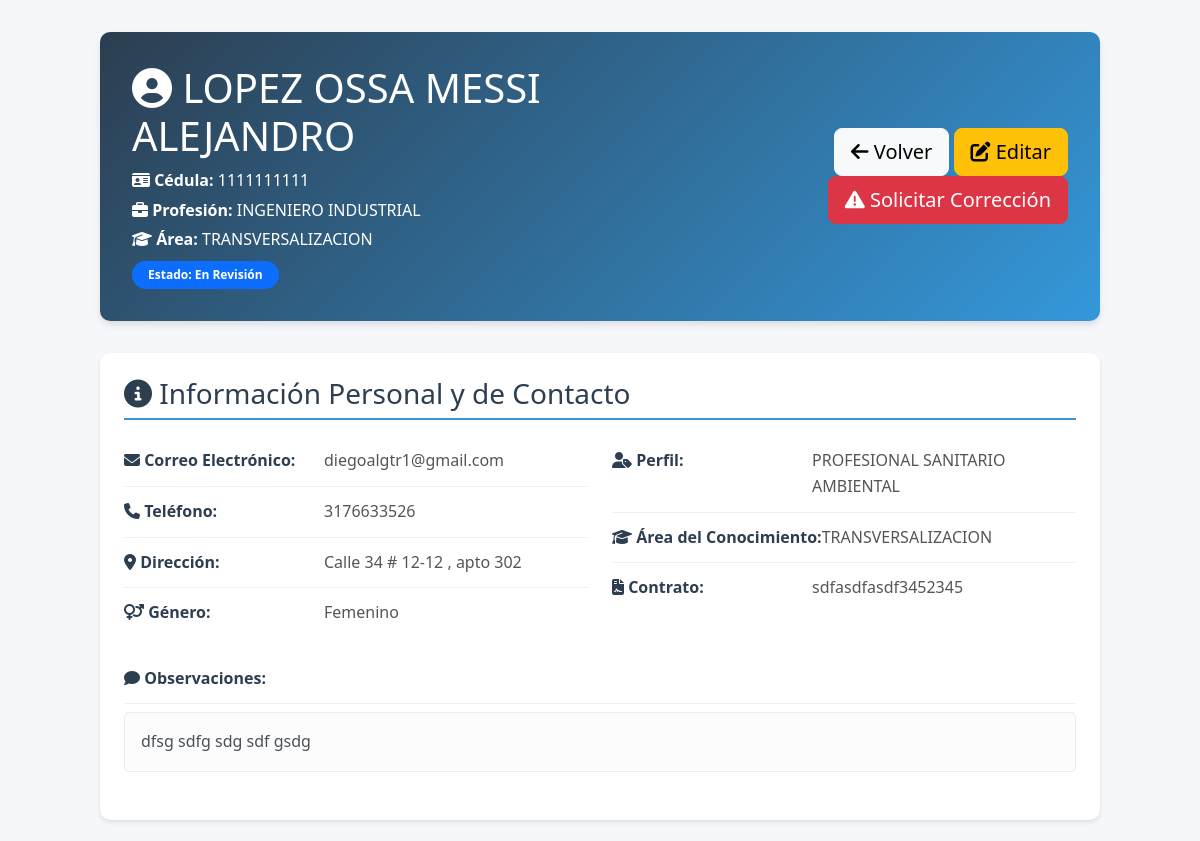
Before: /formapp/admin/applicants/25/ (signed in, upper part) with the older database file.
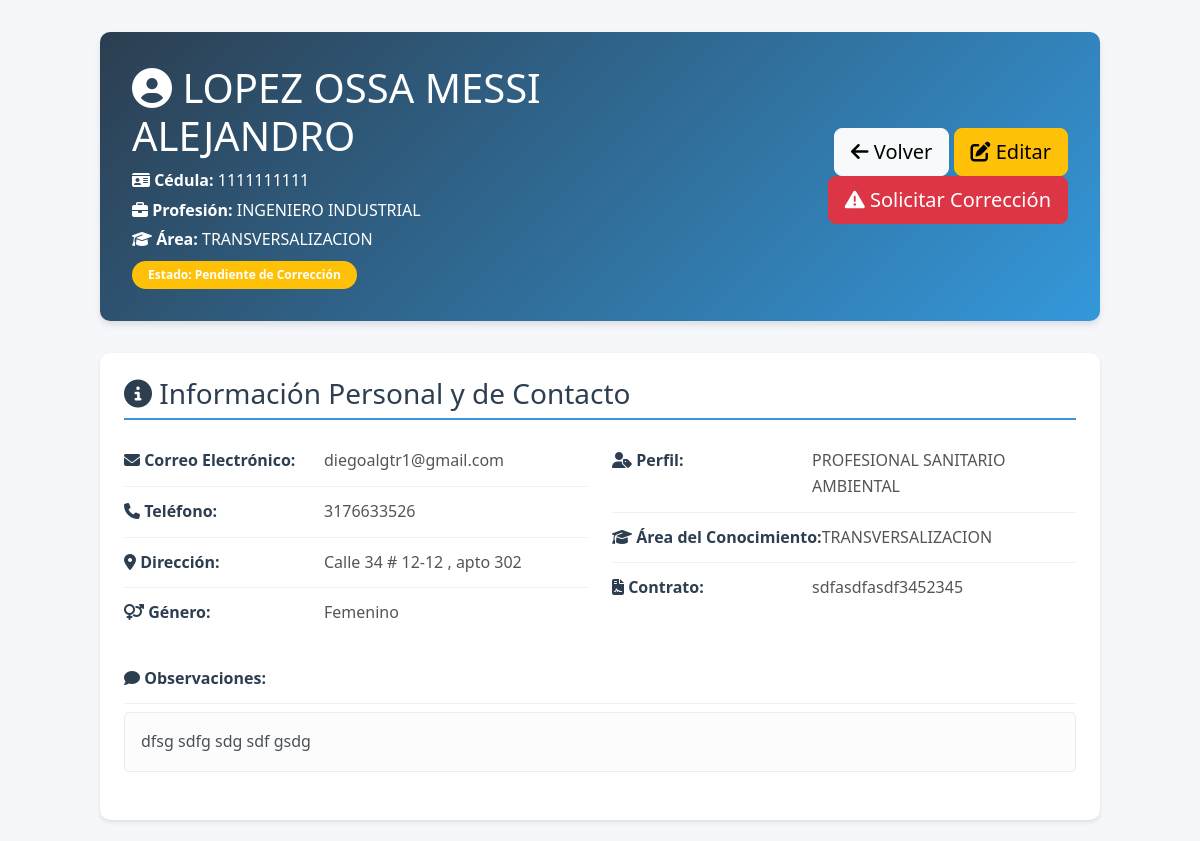
After: the same page with the newer database file.
### formapp/models.py (models this page shows, shortened)
class InformacionBasica(models.Model):
    ESTADO_CHOICES = [
        ('RECIBIDO', 'Recibido'),
        ('EN_REVISION', 'En Revisión'),
        ('PENDIENTE_CORRECCION', 'Pendiente de Corrección'),
        ('CORREGIDO', 'Corregido por Candidato'),
        ('VERIFICADO', 'Verificado / Aprobado'),
        ('RECHAZADO', 'Rechazado'),
    ]
    estado = models.CharField(
        max_length=50,
        choices=ESTADO_CHOICES,
        default='RECIBIDO',
        verbose_name='Estado del Proceso'
    )
    token_correccion = models.UUIDField(default=uuid.uuid4, editable=False, blank=True, null=True)
    token_expiracion = models.DateTimeField(blank=True, null=True, verbose_name='Expiración del Token')
    comentarios_correccion = models.TextField(
        blank=True,
        null=True,
        verbose_name='Comentarios de Corrección del Candidato',
        help_text='Explicación del candidato sobre qué información corrigió'
    )
    campos_a_corregir = models.JSONField(
        default=list,
        blank=True,
        verbose_name='Campos a Corregir',
        help_text='Lista de campos que el candidato debe corregir'
    )
    GENERO_CHOICES = [
        ('Femenino', 'Femenino'),
        ('Masculino', 'Masculino'),
        ('Otro', 'Otro'),
    ]
    AREA_CONOCIMIENTO_CHOICES = [
        ('JURIDICO', 'JURIDICO'),
        ('TECNICO', 'TECNICO'),
        ('TRANSVERSALIZACION', 'TRANSVERSALIZACION'),
        ('LIDERES', 'LIDERES'),
        ('PSICOLOGIA', 'PSICOLOGIA'),
        ('GESTION HUMANA', 'GESTION HUMANA'),
        ('SOCIAL', 'SOCIAL'),
        ('ADMINISTRATIVO Y FINANCIERO', 'ADMINISTRATIVO Y FINANCIERO'),
        ('SANEAMIENTO Y NUTRICIONAL - PROFESIONAL', 'SANEAMIENTO Y NUTRICIONAL - PROFESIONAL'),
        ('SANEAMIENTO Y NUTRICIONAL - TECNICO', 'SANEAMIENTO Y NUTRICIONAL - TECNICO'),
        ('COORDINADOR LOGISTICO', 'COORDINADOR LOGISTICO'),
        ('LIDER TECNICO', 'LIDER TECNICO'),
        ('FORMACION', 'FORMACION'),
        ('LIDER ADMINISTRATIVO Y FINANCIERO', 'LIDER ADMINISTRATIVO Y FINANCIERO'),
        ('SOSTENIBILIDAD', 'SOSTENIBILIDAD'),
        ('LOGISTICA', 'LOGISTICA'),
        ('COMUNICACIONES', 'COMUNICACIONES'),
        ('PLANEACION', 'PLANEACION'),
        ('PROFESIONAL ESPECIALIZADO DIRECTOR', 'PROFESIONAL ESPECIALIZADO DIRECTOR'),
        ('PROFESIONAL ADMINISTRATIVO', 'PROFESIONAL ADMINISTRATIVO'),
        ('PROFESIONAL CONTABLE', 'PROFESIONAL CONTABLE'),
        ('OTRO', 'OTRO'),
    ]
    PROFESION_CHOICES = [
        ('ABOGADO', 'ABOGADO'),
        ('ADMINISTRADOR AGROPECUARIO', 'ADMINISTRADOR AGROPECUARIO'),
        ('ADMINISTRADOR AMBIENTAL', 'ADMINISTRADOR AMBIENTAL'),
        ('ADMINISTRADOR DE EMPRESAS', 'ADMINISTRADOR DE EMPRESAS'),
        ('ADMINISTRADOR DE NEGOCIOS', 'ADMINISTRADOR DE NEGOCIOS'),
        ('ADMINISTRADOR PUBLICO', 'ADMINISTRADOR PUBLICO'),
        ('AUXILIAR CONTABLE Y FINANCIERO', 'AUXILIAR CONTABLE Y FINANCIERO'),
        ('BACHILLER', 'BACHILLER'),
        ('CONTADOR PUBLICO', 'CONTADOR PUBLICO'),
        ('INGENIERO AGROINDUSTRIAL', 'INGENIERO AGROINDUSTRIAL'),
        ('INGENIERO AGRONOMO', 'INGENIERO AGRONOMO'),
        ('INGENIERO DE ALIMENTOS', 'INGENIERO DE ALIMENTOS'),
        ('INGENIERO DE SISTEMAS', 'INGENIERO DE SISTEMAS'),
        ('INGENIERO INDUSTRIAL', 'INGENIERO INDUSTRIAL'),
        ('LICENCIADO EN ADMINISTRACION DE NEGOCIOS CON ENFASIS EN MERCADEO', 'LICENCIADO EN ADMINISTRACION DE NEGOCIOS CON ENFASIS EN MERCADEO'),
        ('LICENCIADO EN CIENCIAS RELIGIOSAS', 'LICENCIADO EN CIENCIAS RELIGIOSAS'),
        ('LICENCIADO EN EDUCACION BASICA', 'LICENCIADO EN EDUCACION BASICA'),
        ('LICENCIADO EN PEDAGOGIA INFANTIL', 'LICENCIADO EN PEDAGOGIA INFANTIL'),
        ('NORMALISTA SUPERIOR', 'NORMALISTA SUPERIOR'),
        ('NUTRICIONISTA DIETISTA', 'NUTRICIONISTA DIETISTA'),
        ('PROFESIONAL EN AGROINDUSTRIA', 'PROFESIONAL EN AGROINDUSTRIA'),
        ('PROFESIONAL EN FINANZAS Y NEGOCIOS INTERNACIONALES', 'PROFESIONAL EN FINANZAS Y NEGOCIOS INTERNACIONALES'),
        ('PSICOLOGO', 'PSICOLOGO'),
        ('SOCIOLOGO', 'SOCIOLOGO'),
        ('TECNICO EN ADMINISTRACION DE NEGOCIOS', 'TECNICO EN ADMINISTRACION DE NEGOCIOS'),
        ('TECNICO EN ASISTENCIA ADMINISTRATIVA', 'TECNICO EN ASISTENCIA ADMINISTRATIVA'),
        ('TECNICO EN ASISTENCIA Y ATENCION INTEGRAL A LA PRIMERA INFANCIA', 'TECNICO EN ASISTENCIA Y ATENCION INTEGRAL A LA PRIMERA INFANCIA'),
        ('TECNICO EN CONTABILIZACION DE OPERACIONES COMERCIALES Y FINANCIERAS', 'TECNICO EN CONTABILIZACION DE OPERACIONES COMERCIALES Y FINANCIERAS'),
        ('TECNICO EN GESTION DE SISTEMAS DE MANEJO AMBIENTAL', 'TECNICO EN GESTION DE SISTEMAS DE MANEJO AMBIENTAL'),
        ('TECNICO EN RECURSOS HUMANOS', 'TECNICO EN RECURSOS HUMANOS'),
        ('TECNICO LABORAL EN AUXILIAR ADMINISTRATIVO', 'TECNICO LABORAL EN AUXILIAR ADMINISTRATIVO'),
        ('TECNICO LABORAL EN CHEF', 'TECNICO LABORAL EN CHEF'),
        ('TECNICO LABORAL EN CONTABILIDAD Y FINANZAS', 'TECNICO LABORAL EN CONTABILIDAD Y FINANZAS'),
        ('TECNICO LABORAL EN SECRETARIADO ADMINISTRATIVO Y GERENCIAL', 'TECNICO LABORAL EN SECRETARIADO ADMINISTRATIVO Y GERENCIAL'),
        ('TECNICO LABORAL POR COMPETENCIAS EN CONTABILIDAD GENERAL SISTEMATIZADA', 'TECNICO LABORAL POR COMPETENCIAS EN CONTABILIDAD GENERAL SISTEMATIZADA'),
        ('TECNICO PROFESIONAL EN INGENIERIA DE SISTEMAS', 'TECNICO PROFESIONAL EN INGENIERIA DE SISTEMAS'),
        ('TECNICO PROFESIONAL EN PROCESAMIENTO DE ALIMENTOS', 'TECNICO PROFESIONAL EN PROCESAMIENTO DE ALIMENTOS'),
        ('TECNOLOGO EN AGUA Y SANEAMIENTO', 'TECNOLOGO EN AGUA Y SANEAMIENTO'),
        ('TECNOLOGO EN ALIMENTOS', 'TECNOLOGO EN ALIMENTOS'),
        ('TECNOLOGO EN CONTROL DE CALIDAD DE ALIMENTOS', 'TECNOLOGO EN CONTROL DE CALIDAD DE ALIMENTOS'),
        ('TECNOLOGO EN ECOLOGIA Y MANEJO AMBIENTAL', 'TECNOLOGO EN ECOLOGIA Y MANEJO AMBIENTAL'),
        ('TECNOLOGO EN GESTION ADMINISTRATIVA', 'TECNOLOGO EN GESTION ADMINISTRATIVA'),
        ('TECNOLOGO EN GESTION DE PROYECTOS DE DESARROLLO ECONOMICO Y SOCIAL', 'TECNOLOGO EN GESTION DE PROYECTOS DE DESARROLLO ECONOMICO Y SOCIAL'),
        ('TECNOLOGO EN GESTION DE RECURSOS NATURALES', 'TECNOLOGO EN GESTION DE RECURSOS NATURALES'),
        ('TECNOLOGO EN GESTION DEL TALENTO HUMANO', 'TECNOLOGO EN GESTION DEL TALENTO HUMANO'),
        ('TECNOLOGO EN PROCESAMIENTO DE ALIMENTOS PERECEDEROS', 'TECNOLOGO EN PROCESAMIENTO DE ALIMENTOS PERECEDEROS'),
        ('TECNOLOGO INDUSTRIAL', 'TECNOLOGO INDUSTRIAL'),
        ('TEOLOGO', 'TEOLOGO'),
        ('TRABAJADOR SOCIAL', 'TRABAJADOR SOCIAL'),
        ('OTRO', 'OTRO'),
    ]
    PERFIL_CHOICES = [
        ('BACHILLER GGHH', 'BACHILLER GGHH'),
        ('PROFESIONAL SOCIAL', 'PROFESIONAL SOCIAL'),
        ('PROFESIONAL PSICOLOGIA', 'PROFESIONAL PSICOLOGIA'),
        ('LIDER DE NUTRICIONAL', 'LIDER DE NUTRICIONAL'),
        ('TECNICO SANITARIO AMBIENTAL', 'TECNICO SANITARIO AMBIENTAL'),
        ('TECNICO NUTRICIONAL', 'TECNICO NUTRICIONAL'),
        ('TECNICO GGHH', 'TECNICO GGHH'),
        ('PROFESIONAL SANITARIO AMBIENTAL', 'PROFESIONAL SANITARIO AMBIENTAL'),
        ('PROFESIONAL FORMACION', 'PROFESIONAL FORMACION'),
        ('ABOGADO', 'ABOGADO'),
        ('OTRO', 'OTRO'),
    ]
    primer_apellido = models.CharField(max_length=50, verbose_name='Primer Apellido', default='')
    segundo_apellido = models.CharField(max_length=50, verbose_name='Segundo Apellido', default='')
    primer_nombre = models.CharField(max_length=50, verbose_name='Primer Nombre', default='')
    segundo_nombre = models.CharField(max_length=50, verbose_name='Segundo Nombre', blank=True, null=True)
    nombre_completo = models.CharField(max_length=200, verbose_name='Nombre Completo', blank=True, null=True)
    cedula = models.CharField(
        max_length=20,
        unique=True,
        verbose_name='Cédula',
        error_messages={
            'unique': 'Ya existe un registro con esta cédula. Por favor, verifica el número de cédula.'
        }
    )
    genero = models.CharField(max_length=50, verbose_name='Género', choices=GENERO_CHOICES)
    tipo_via = models.CharField(max_length=50, verbose_name='Tipo de Vía (Calle/Avenida/Carrera)', default='Calle')
    numero_via = models.CharField(max_length=20, verbose_name='Número de Vía', default='')
    numero_casa = models.CharField(max_length=20, verbose_name='Número de Casa/Edificio', default='')
    complemento_direccion = models.CharField(max_length=200, verbose_name='Complemento (Apto, Interior, etc.)', blank=True, null=True)
    barrio = models.CharField(max_length=200, verbose_name='Barrio', blank=True, null=True)
    telefono = models.CharField(max_length=20, verbose_name='Teléfono')
    correo = models.EmailField(verbose_name='Correo Electrónico')
    perfil = models.CharField(max_length=200, verbose_name='Perfil Profesional', blank=True, null=True)
    perfil_otro = models.CharField(max_length=200, verbose_name='Perfil Profesional (Otro)', blank=True, null=True)
    area_del_conocimiento = models.CharField(max_length=200, verbose_name='Área del Conocimiento', blank=True, null=True)
    area_del_conocimiento_otro = models.CharField(max_length=200, verbose_name='Área del Conocimiento (Otro)', blank=True, null=True)
    profesion = models.CharField(max_length=200, verbose_name='Profesión', blank=True, null=True)
    profesion_otro = models.CharField(max_length=200, verbose_name='Profesión (Otro)', blank=True, null=True)
    contrato = models.CharField(max_length=200, verbose_name='Contrato', blank=True, null=True)
    observacion = models.TextField(verbose_name='Observaciones', blank=True, null=True)
    acepta_politica = models.BooleanField(
        default=False,
        verbose_name='Acepto política de tratamiento de datos',
        help_text='Debe aceptar la política de tratamiento de datos para continuar.'
    )

### formapp/views/views_admin.py (the view)
# urls.py: path('admin/applicants/<int:pk>/', ApplicantDetailView.as_view(), name='applicant_detail'),
class ApplicantDetailView(LoginRequiredMixin, DetailView):
    model = InformacionBasica
    template_name = 'formapp/applicant_detail.html'
    context_object_name = 'applicant'

### formapp/templates/formapp/applicant_detail.html (shortened to what the changed rows need)
{% extends 'base.html' %}
{% load static %}
{% block content %}
<div class="detail-container">
    <div class="detail-header">
        <div class="d-flex justify-content-between align-items-center">
            <div>
                <h1 class="mb-2">
                    <i class="fas fa-user-circle"></i> {{ applicant.nombre_completo }}
                </h1>
                <p class="mb-1"><i class="fas fa-id-card"></i> <strong>Cédula:</strong> {{ applicant.cedula }}</p>
                <p class="mb-1"><i class="fas fa-briefcase"></i> <strong>Profesión:</strong> {{ applicant.profesion }}</p>
                <p class="mb-0"><i class="fas fa-graduation-cap"></i> <strong>Área:</strong> {{ applicant.area_del_conocimiento }}</p>
                <div class="mt-2">
                    <span class="badge {% if applicant.estado == 'RECIBIDO' %}bg-info{% elif applicant.estado == 'EN_REVISION' %}bg-primary{% elif applicant.estado == 'PENDIENTE_CORRECCION' %}bg-warning{% elif applicant.estado == 'CORREGIDO' %}bg-success{% elif applicant.estado == 'VERIFICADO' %}bg-success{% else %}bg-secondary{% endif %}">
                        Estado: {{ applicant.get_estado_display }}
                    </span>
                </div>
            </div>
        </div>
    </div>
    <div class="detail-section">
        <h3>
            <i class="fas fa-info-circle"></i> Información Personal y de Contacto
        </h3>
        <div class="row">
            <div class="col-md-6">
                <div class="info-row">
                    <span class="info-label"><i class="fas fa-envelope"></i> Correo Electrónico:</span>
                    <span class="info-value">{{ applicant.correo }}</span>
                </div>
                <div class="info-row">
                    <span class="info-label"><i class="fas fa-phone"></i> Teléfono:</span>
                    <span class="info-value">{{ applicant.telefono }}</span>
                </div>
                <div class="info-row">
                    <span class="info-label"><i class="fas fa-map-marker-alt"></i> Dirección:</span>
                    <span class="info-value">
                        {{ applicant.tipo_via }} {{ applicant.numero_via }} # {{ applicant.numero_casa }}
                        {% if applicant.complemento_direccion %}, {{ applicant.complemento_direccion }}{% endif %}
                    </span>
                </div>
                <div class="info-row">
                    <span class="info-label"><i class="fas fa-venus-mars"></i> Género:</span>
                    <span class="info-value">{{ applicant.genero }}</span>
                </div>
            </div>
            <div class="col-md-6">
                <div class="info-row">
                    <span class="info-label"><i class="fas fa-user-tag"></i> Perfil:</span>
                    <span class="info-value">{{ applicant.perfil }}</span>
                </div>
                <div class="info-row">
                    <span class="info-label"><i class="fas fa-graduation-cap"></i> Área del Conocimiento:</span>
                    <span class="info-value">{{ applicant.area_del_conocimiento }}</span>
                </div>
                <div class="info-row">
                    <span class="info-label"><i class="fas fa-file-contract"></i> Contrato:</span>
                    <span class="info-value">{{ applicant.contrato }}</span>
                </div>
            </div>
        </div>
        {% if applicant.observacion %}
        <div class="info-row mt-3">
            <span class="info-label"><i class="fas fa-comment"></i> Observaciones:</span>
        </div>
        <div class="alert alert-light mt-2">
            {{ applicant.observacion }}
        </div>
        {% endif %}
    </div>
</div>
{% endblock %}

Changed rows visible on the page:
changed InformacionBasica "LOPEZ OSSA MESSI ALEJANDRO": estado "En Revisión" → "Pendiente de Corrección"
